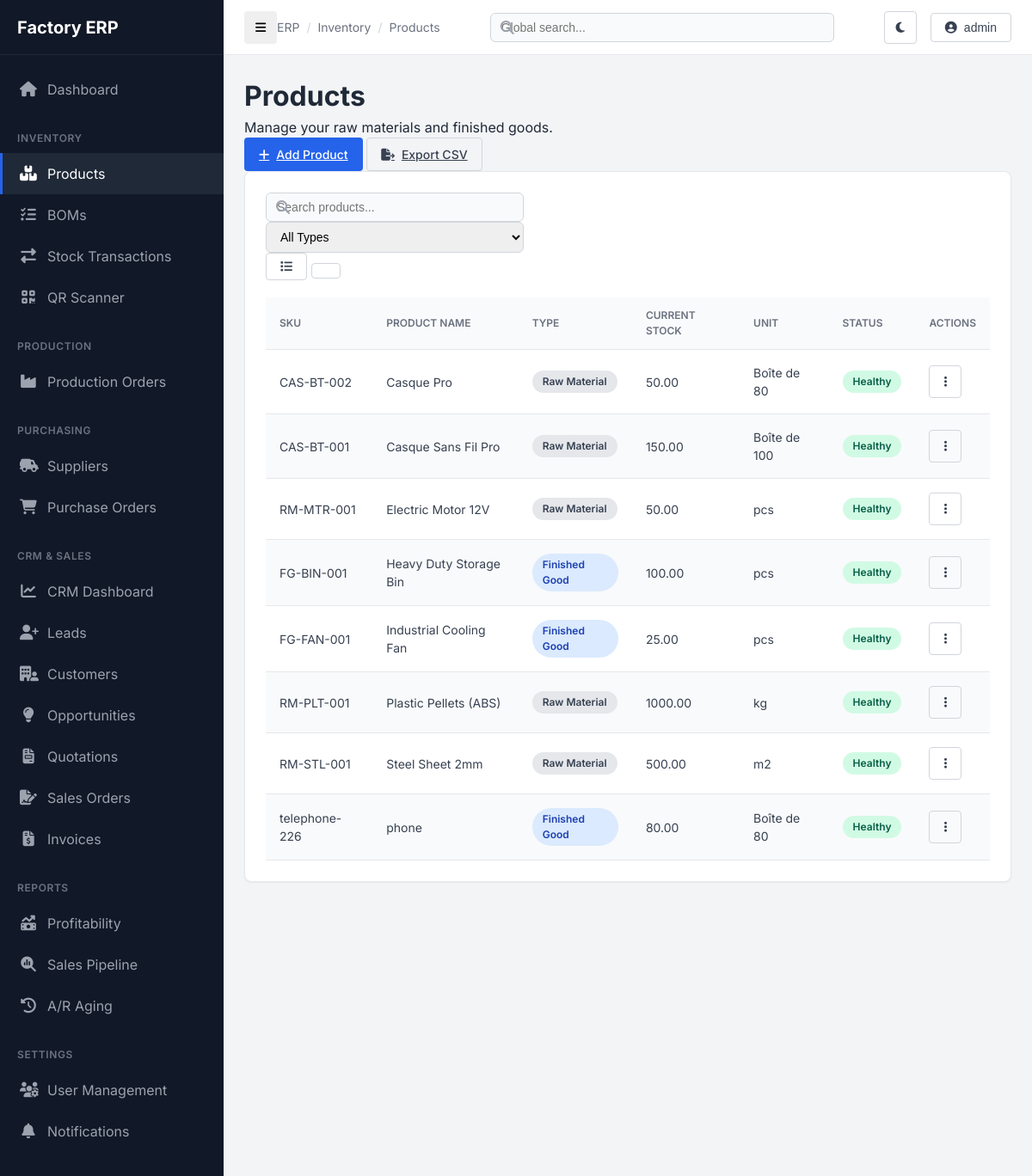
The page /products/ (signed in) on the database its author committed.
### inventory/models.py (models this page shows, shortened)
class Product(models.Model):
    sku = models.CharField(max_length=50, unique=True)
    name = models.CharField(max_length=200)
    unit = models.CharField(max_length=20)
    stock_quantity = models.DecimalField(max_digits=12, decimal_places=2, default=0)
    reorder_level = models.DecimalField(max_digits=12, decimal_places=2, default=0)
    is_raw_material = models.BooleanField(default=False)
    created_at = models.DateTimeField(auto_now_add=True)
    updated_at = models.DateTimeField(auto_now=True)
    qr_code = models.CharField(max_length=100, unique=True, blank=True, null=True)
    selling_price = models.DecimalField(max_digits=12, decimal_places=2, null=True, blank=True)
    average_cost = models.DecimalField(max_digits=12, decimal_places=2, default=0)
    labor_hours_per_unit = models.DecimalField(max_digits=10, decimal_places=2, default=0)
    labor_hourly_rate = models.DecimalField(max_digits=10, decimal_places=2, default=10.00)
    overhead_percentage = models.DecimalField(max_digits=5, decimal_places=2, default=15.00)
    class Meta:
        ordering = ['name']
        permissions = [
            ("can_view_inventory", "Can view inventory"),
            ("can_manage_stock", "Can manage stock (stock in/out)"),
            ("can_manage_products", "Can manage products (create/edit/delete)"),
            ("can_manage_purchase", "Can manage purchase (POs, suppliers)"),
            ("can_manage_users", "Can manage users"),
        ]

### inventory/views.py (the view)
# urls.py: path("products/", views.product_list, name="product_list"),
@login_required
@permission_required("inventory.can_view_inventory", raise_exception=True)
def product_list(request):
    products = Product.objects.order_by("name")
    return render(request, "inventory/product_list.html", {"products": products})

### inventory/templates/inventory/product_list.html (shortened to what this page needs)
{% extends "base.html" %}
{% load static %}
{% block breadcrumbs %}
<div class="breadcrumb-item">Inventory</div>
<div class="breadcrumb-item">Products</div>
{% endblock %}
{% block content %}
<div class="d-flex justify-content-between align-items-center mb-4">
    <div>
        <h1 class="h3 fw-bold mb-1">Products</h1>
        <p class="text-muted small">Manage your raw materials and finished goods.</p>
    </div>
    <div class="d-flex gap-2">
        <a href="{% url 'inventory:product_create' %}" class="btn btn-primary">
            <i class="fas fa-plus"></i> Add Product
        </a>
        <a href="?export=csv" class="btn btn-outline">
            <i class="fas fa-file-export"></i> Export CSV
        </a>
    </div>
</div>
<div class="card">
    <div class="card-header border-bottom-0">
        <div class="d-flex justify-content-between align-items-center w-100">
            <div class="d-flex gap-3">
                <div class="search-input-group" style="width: 300px;">
                    <i class="fas fa-search"></i>
                    <input type="text" class="search-input" placeholder="Search products..." hx-get="{% url 'inventory:product_list' %}" hx-trigger="keyup changed delay:500ms" hx-target="#product-table-body" hx-indicator="#htmx-indicator">
                </div>
                <select class="form-select w-auto" hx-get="{% url 'inventory:product_list' %}" hx-trigger="change" hx-target="#product-table-body" name="type" hx-indicator="#htmx-indicator">
                    <option value="">All Types</option>
                </select>
            </div>
            <div class="btn-group">
                <button class="btn btn-outline btn-sm active"><i class="fas fa-list"></i></button>
                <button class="btn btn-outline btn-sm"></button>
            </div>
        </div>
    </div>
    <div class="table-responsive">
        <table>
            <thead>
                <tr>
                    <th>SKU</th>
                    <th>Product Name</th>
                    <th>Type</th>
                    <th>Current Stock</th>
                    <th>Unit</th>
                    <th>Status</th>
                    <th class="text-end">Actions</th>
                </tr>
            </thead>
            <tbody id="product-table-body">
                {% for product in products %}
                <tr>
                    <td class="font-monospace fw-medium">{{ product.sku }}</td>
                    <td>
                        <div class="fw-bold text-neutral-900">{{ product.name }}</div>
                    </td>
                    <td>
                        {% if product.is_raw_material %}
                        <span class="badge badge-gray">Raw Material</span>
                        {% else %}
                        <span class="badge badge-blue">Finished Good</span>
                        {% endif %}
                    </td>
                    <td class="{% if product.stock_quantity <= product.reorder_level %}text-danger fw-bold{% endif %}">
                        {{ product.stock_quantity }}
                    </td>
                    <td>{{ product.unit }}</td>
                    <td>
                        {% if product.stock_quantity <= product.reorder_level %}
                        <span class="badge badge-red">Low Stock</span>
                        {% else %}
                        <span class="badge badge-green">Healthy</span>
                        {% endif %}
                    </td>
                    <td class="text-end">
                        <div class="dropdown">
                            <button class="btn btn-icon btn-outline btn-sm">
                                <i class="fas fa-ellipsis-v"></i>
                            </button>
                        </div>
                    </td>
                </tr>
                {% empty %}
                <tr>
                    <td colspan="7" class="text-center py-5">
                        <div class="text-muted">No products found.</div>
                    </td>
                </tr>
                {% endfor %}
            </tbody>
        </table>
    </div>
</div>
{% endblock %}

### templates/base.html (shortened to what this page needs)
{% load static %}
<!DOCTYPE html>
<html lang="en">
<head>
    <link rel="stylesheet" href="https://cdnjs.cloudflare.com/ajax/libs/font-awesome/6.4.0/css/all.min.css">
    <link rel="stylesheet" href="{% static 'css/style.css' %}">
    <link rel="stylesheet" href="{% static 'css/dark-mode.css' %}">
</head>
<body>
    <div class="app-container">
        <aside id="sidebar">
            <div class="sidebar-header">
                <div class="logo-text">Factory ERP</div>
            </div>
            <nav class="sidebar-nav">
                <div class="nav-group">
                    <a href="{% url 'inventory:dashboard' %}" class="nav-link {% if request.resolver_match.url_name == 'dashboard' and request.resolver_match.app_name == 'inventory' %}active{% endif %}">
                        <i class="fas fa-home"></i>
                        <span>Dashboard</span>
                    </a>
                </div>
                <div class="nav-group">
                    <div class="nav-group-title">Inventory</div>
                    <a href="{% url 'inventory:product_list' %}" class="nav-link {% if 'product' in request.path %}active{% endif %}">
                        <i class="fas fa-boxes-stacked"></i>
                        <span>Products</span>
                    </a>
                    <a href="{% url 'inventory:bom_viewer' %}" class="nav-link {% if 'bom' in request.path %}active{% endif %}">
                        <i class="fas fa-list-check"></i>
                        <span>BOMs</span>
                    </a>
                    <a href="{% url 'inventory:transaction_history' %}" class="nav-link {% if 'transaction' in request.path %}active{% endif %}">
                        <i class="fas fa-exchange-alt"></i>
                        <span>Stock Transactions</span>
                    </a>
                    <a href="{% url 'inventory:scan_page' %}" class="nav-link {% if 'scan' in request.path %}active{% endif %}">
                        <i class="fas fa-qrcode"></i>
                        <span>QR Scanner</span>
                    </a>
                </div>
                <div class="nav-group">
                    <div class="nav-group-title">Production</div>
                    <a href="{% url 'inventory:production_order_list' %}" class="nav-link {% if 'production_order' in request.path %}active{% endif %}">
                        <i class="fas fa-industry"></i>
                        <span>Production Orders</span>
                    </a>
                </div>
                <div class="nav-group">
                    <div class="nav-group-title">Purchasing</div>
                    <a href="{% url 'inventory:supplier_list' %}" class="nav-link {% if 'supplier' in request.path %}active{% endif %}">
                        <i class="fas fa-truck-field"></i>
                        <span>Suppliers</span>
                    </a>
                    <a href="{% url 'inventory:purchase_order_list' %}" class="nav-link {% if 'purchase_order' in request.path %}active{% endif %}">
                        <i class="fas fa-cart-shopping"></i>
                        <span>Purchase Orders</span>
                    </a>
                </div>
                <div class="nav-group">
                    <div class="nav-group-title">CRM & Sales</div>
                    <a href="{% url 'crm:dashboard' %}" class="nav-link {% if request.resolver_match.app_name == 'crm' and request.resolver_match.url_name == 'dashboard' %}active{% endif %}">
                        <i class="fas fa-chart-line"></i>
                        <span>CRM Dashboard</span>
                    </a>
                    <a href="{% url 'crm:lead_list' %}" class="nav-link {% if 'lead' in request.path %}active{% endif %}">
                        <i class="fas fa-user-plus"></i>
                        <span>Leads</span>
                    </a>
                    <a href="{% url 'crm:customer_list' %}" class="nav-link {% if 'customer' in request.path %}active{% endif %}">
                        <i class="fas fa-building-user"></i>
                        <span>Customers</span>
                    </a>
                    <a href="{% url 'crm:opportunity_list' %}" class="nav-link {% if 'opportunity' in request.path %}active{% endif %}">
                        <i class="fas fa-lightbulb"></i>
                        <span>Opportunities</span>
                    </a>
                    <a href="{% url 'crm:quotation_list' %}" class="nav-link {% if 'quotation' in request.path %}active{% endif %}">
                        <i class="fas fa-file-invoice"></i>
                        <span>Quotations</span>
                    </a>
                    <a href="{% url 'crm:salesorder_list' %}" class="nav-link {% if 'order' in request.path %}active{% endif %}">
                        <i class="fas fa-file-signature"></i>
                        <span>Sales Orders</span>
                    </a>
                    <a href="{% url 'crm:invoice_list' %}" class="nav-link {% if 'invoice' in request.path %}active{% endif %}">
                        <i class="fas fa-file-invoice-dollar"></i>
                        <span>Invoices</span>
                    </a>
                </div>
                <div class="nav-group">
                    <div class="nav-group-title">Reports</div>
                    <a href="{% url 'inventory:profitability_report' %}" class="nav-link">
                        <i class="fas fa-money-bill-trend-up"></i>
                        <span>Profitability</span>
                    </a>
                    <a href="{% url 'crm:report_pipeline' %}" class="nav-link">
                        <i class="fas fa-magnifying-glass-chart"></i>
                        <span>Sales Pipeline</span>
                    </a>
                    <a href="{% url 'crm:report_aging' %}" class="nav-link">
                        <i class="fas fa-clock-rotate-left"></i>
                        <span>A/R Aging</span>
                    </a>
                </div>
                <div class="nav-group">
                    <div class="nav-group-title">Settings</div>
                    {% if perms.inventory.can_manage_users %}
                    <a href="{% url 'inventory:user_list' %}" class="nav-link">
                        <i class="fas fa-users-gear"></i>
                        <span>User Management</span>
                    </a>
                    {% endif %}
                    <a href="{% url 'notifications:settings' %}" class="nav-link">
                        <i class="fas fa-bell"></i>
                        <span>Notifications</span>
                    </a>
                </div>
            </nav>
        </aside>
        <main class="main-content">
            <header id="topbar">
                <div class="breadcrumb-container">
                    <button id="mobile-sidebar-toggle" class="btn btn-icon d-md-none me-3">
                        <i class="fas fa-bars"></i>
                    </button>
                    <div class="breadcrumb-item">ERP</div>
                    {% block breadcrumbs %}{% endblock %}
                </div>
                <div class="global-search">
                    <form action="{% url 'inventory:global_search' %}" method="get">
                        <div class="search-input-group">
                            <i class="fas fa-search"></i>
                            <input type="text" name="q" class="search-input" placeholder="Global search..." value="{{ request.GET.q }}">
                        </div>
                    </form>
                </div>
                <div class="user-menu">
                    <button id="theme-toggle" class="btn btn-icon btn-outline">
                    </button>
                    {% if request.user.is_authenticated %}
                    <div class="dropdown">
                        <button class="btn btn-outline dropdown-toggle">
                            <i class="fas fa-user-circle me-2"></i>
                            {{ request.user.username }}
                        </button>
                    </div>
                    {% else %}
                    <a href="{% url 'login' %}" class="btn btn-primary">Login</a>
                    {% endif %}
                </div>
            </header>
            <div class="content-area">
                {% block content %}{% endblock %}
            </div>
        </main>
    </div>
</body>
</html>

### rows shown on the page
Product: sku "CAS-BT-002", name "Casque Pro", is_raw_material "Raw Material", stock_quantity "50.00", unit "Boîte de 80", reorder_level "Healthy"
Product: sku "CAS-BT-001", name "Casque Sans Fil Pro", is_raw_material "Raw Material", stock_quantity "150.00", unit "Boîte de 100", reorder_level "Healthy"
Product: sku "RM-MTR-001", name "Electric Motor 12V", is_raw_material "Raw Material", stock_quantity "50.00", unit "pcs", reorder_level "Healthy"
Product: sku "FG-BIN-001", name "Heavy Duty Storage Bin", is_raw_material "Finished Good", stock_quantity "100.00", unit "pcs", reorder_level "Healthy"
Product: sku "FG-FAN-001", name "Industrial Cooling Fan", is_raw_material "Finished Good", stock_quantity "25.00", unit "pcs", reorder_level "Healthy"
Product: sku "RM-PLT-001", name "Plastic Pellets (ABS)", is_raw_material "Raw Material", stock_quantity "1000.00", unit "kg", reorder_level "Healthy"
Product: sku "RM-STL-001", name "Steel Sheet 2mm", is_raw_material "Raw Material", stock_quantity "500.00", unit "m2", reorder_level "Healthy"
Product: sku "telephone-226", name "phone", is_raw_material "Finished Good", stock_quantity "80.00", unit "Boîte de 80", reorder_level "Healthy"

### other values the page prints
{{ request.user.username }} "admin"
